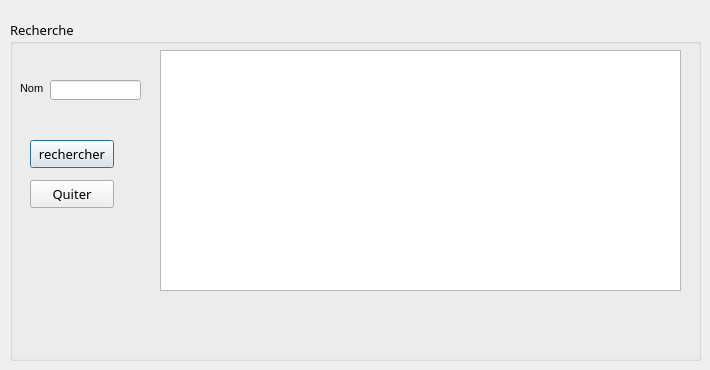
        <widget class="QWidget" name="tab_amir6">
         <attribute name="title">
          <string>Recherche</string>
         </attribute>
         <widget class="QGroupBox" name="groupBox_amir6">
          <property name="geometry">
           <rect>
            <x>10</x>
            <y>20</y>
            <width>691</width>
            <height>341</height>
           </rect>
          </property>
          <property name="font">
           <font>
            <family>MS Reference Sans Serif</family>
            <pointsize>10</pointsize>
           </font>
          </property>
          <property name="title">
           <string>Recherche</string>
          </property>
          <widget class="QPushButton" name="rechercher_q_2">
           <property name="geometry">
            <rect>
             <x>20</x>
             <y>160</y>
             <width>84</width>
             <height>28</height>
            </rect>
           </property>
           <property name="font">
            <font>
             <family>MS Reference Sans Serif</family>
            </font>
           </property>
           <property name="contextMenuPolicy">
            <enum>Qt::NoContextMenu</enum>
           </property>
           <property name="styleSheet">
            <string notr="true">QPushButton::hover
{
	background-color: qlineargradient(spread:pad, x1:0, y1:0.511, x2:1, y2:0.511, stop:0 rgba(0, 207, 179, 255),stop:1 rgb(108, 135, 255));

}</string>
           </property>
           <property name="text">
            <string>Quiter</string>
           </property>
           <property name="autoDefault">
            <bool>false</bool>
           </property>
           <property name="default">
            <bool>false</bool>
           </property>
           <property name="flat">
            <bool>false</bool>
           </property>
          </widget>
          <widget class="QPushButton" name="rechercher_client">
           <property name="geometry">
            <rect>
             <x>20</x>
             <y>120</y>
             <width>84</width>
             <height>28</height>
            </rect>
           </property>
           <property name="font">
            <font>
             <family>MS Reference Sans Serif</family>
            </font>
           </property>
           <property name="styleSheet">
            <string notr="true">QPushButton::hover
{
	background-color: qlineargradient(spread:pad, x1:0, y1:0.511, x2:1, y2:0.511, stop:0 rgba(0, 207, 179, 255),stop:1 rgb(108, 135, 255));

}</string>
           </property>
           <property name="text">
            <string>rechercher</string>
           </property>
           <property name="default">
            <bool>true</bool>
           </property>
          </widget>
          <widget class="QLabel" name="label_8">
           <property name="geometry">
            <rect>
             <x>10</x>
             <y>60</y>
             <width>31</width>
             <height>16</height>
            </rect>
           </property>
           <property name="font">
            <font>
             <family>MS Shell Dlg 2</family>
             <pointsize>8</pointsize>
             <weight>50</weight>
             <bold>false</bold>
            </font>
           </property>
           <property name="styleSheet">
            <string notr="true">QLabel 
{
rgb(255, 255, 255)
font: 8pt &quot;MS Shell Dlg 2&quot;;}</string>
           </property>
           <property name="text">
            <string>Nom</string>
           </property>
          </widget>
          <widget class="QTableView" name="tableView_affirechercher_client">
           <property name="geometry">
            <rect>
             <x>150</x>
             <y>30</y>
             <width>521</width>
             <height>241</height>
            </rect>
           </property>
          </widget>
          <widget class="QLineEdit" name="ProduitNom_rechecher_client">
           <property name="geometry">
            <rect>
             <x>40</x>
             <y>60</y>
             <width>91</width>
             <height>20</height>
            </rect>
           </property>
          </widget>
         </widget>
        </widget>
